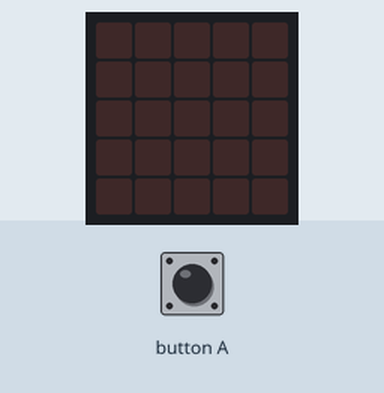
The program below on a simulated BBC micro:bit (MakeCode). On the bench: the board's 5×5 LED display. The test bench sets the inputs (shaded band).

Above: at 1.2 s.
1.3 s: button A pressed for 0.15 s
At 2.3 s:
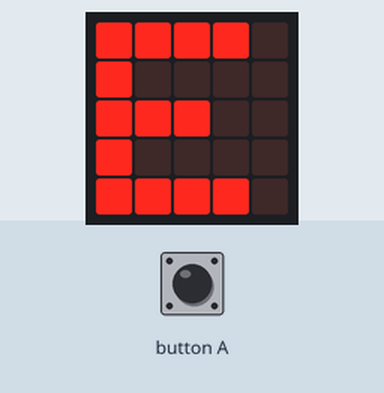
4.4 s: button A pressed for 1 s
At 5.9 s:
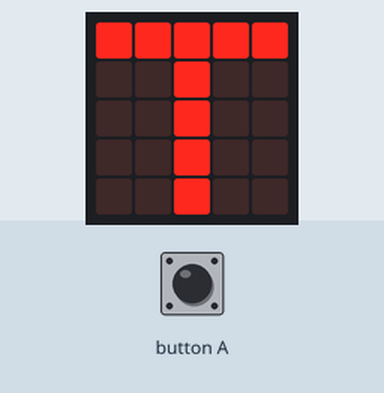
7.9 s: button A pressed for 3.2 s
12.6 s: button A pressed 5 times (0.12 s each, 0.3 s apart)
At 13.17 s:
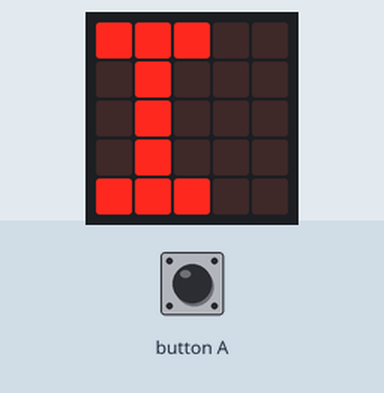
Timing chart, 0 to 15.6 s (numbered marks = the images above; inputs shaded):
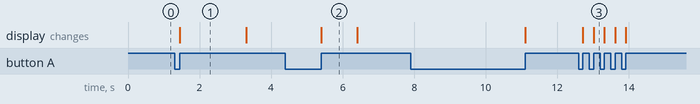

The program:

main.ts
```typescript
control.onEvent(EventBusSource.MICROBIT_ID_BUTTON_A, EventBusValue.MICROBIT_BUTTON_EVT_UP, function () {
    if (control.eventTimestamp() - start < 200000) {
        input2 = "" + input2 + "."
    } else {
        input2 = "" + input2 + "-"
    }
    basic.showString(morsecode[input2] || '', 0)
})
control.onEvent(EventBusSource.MICROBIT_ID_BUTTON_A, EventBusValue.MICROBIT_BUTTON_EVT_DOWN, function () {
    start = control.eventTimestamp()
})
let start = 0
let input2 = ""
let morsecode: {[key:string]: string} = {
    '.-': 'A',
    '-...': 'B',
    '-.-.': 'C',
    '-..': 'D',
    '.': 'E',
    '..-.': 'F',
    '--.': 'G',
    '....': 'H',
    '..': 'I',
    '.---': 'J',
    '-.-': 'K',
    '.-..': 'L',
    '--': 'M',
    '-.': 'N',
    '---': 'O',
    '.--.': 'P',
    '--.-': 'Q',
    '.-.': 'R',
    '...': 'S',
    '-': 'T',
    '..-': 'U',
    '...-': 'V',
    '.--': 'W',
    '-..-': 'X',
    '-.--': 'Y',
    '--..': 'Z',
};
basic.forever(function () {
    if (control.micros() - start > 2000000) {
        input2 = ""
        basic.showString('', 0)
    }
})
```

test.ts
```typescript
// Hier kann man Tests durchführen; diese Datei wird nicht kompiliert, wenn dieses Paket als Erweiterung verwendet wird.
```

Measured:
- after the input at 1.3 s, the display: changes after 0.15 s (image 1)
- after the input at 4.4 s, the display: changes after 1.0 s (image 2)
- after the input at 12.6 s, the display: first changes after 0.12 s (image 3 shows a later state)
- what the display in image 1 shows lasts 1.8 s, from 1.5 s to 3.3 s
- what the display in image 2 shows lasts 1.0 s, from 5.4 s to 6.4 s
